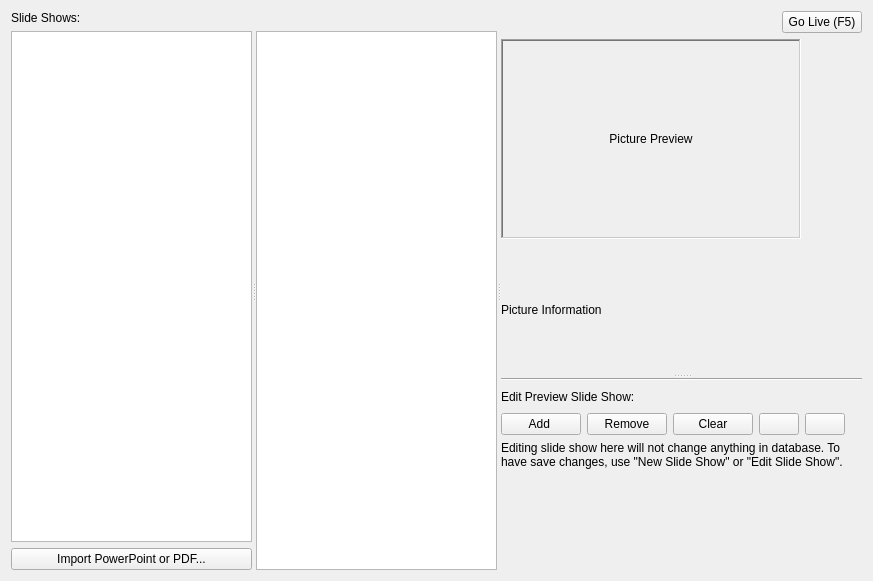
<?xml version="1.0" encoding="UTF-8"?>
<ui version="4.0">
 <class>PictureWidget</class>
 <widget class="QWidget" name="PictureWidget">
  <property name="geometry">
   <rect>
    <x>0</x>
    <y>0</y>
    <width>873</width>
    <height>581</height>
   </rect>
  </property>
  <property name="windowTitle">
   <string>Form</string>
  </property>
  <layout class="QVBoxLayout" name="verticalLayout_5">
   <item>
    <widget class="QSplitter" name="splitter_2">
     <property name="orientation">
      <enum>Qt::Horizontal</enum>
     </property>
     <widget class="QWidget" name="layoutWidget">
      <layout class="QVBoxLayout" name="verticalLayout_2">
       <item>
        <widget class="QLabel" name="label_3">
         <property name="text">
          <string>Slide Shows:</string>
         </property>
        </widget>
       </item>
       <item>
        <widget class="QListWidget" name="listWidgetSlideShow"/>
       </item>
       <item>
        <widget class="QPushButton" name="pushButtonImport">
         <property name="text">
          <string>Import PowerPoint or PDF...</string>
         </property>
         <property name="icon">
          <iconset resource="softprojector.qrc">
           <normaloff>:/icons/icons/add.png</normaloff>:/icons/icons/add.png</iconset>
         </property>
        </widget>
       </item>
      </layout>
     </widget>
     <widget class="QWidget" name="layoutWidget1">
      <layout class="QVBoxLayout" name="verticalLayout_4">
       <item>
        <widget class="QLabel" name="labelPreviewSlideShow">
         <property name="text">
          <string/>
         </property>
        </widget>
       </item>
       <item>
        <widget class="QListWidget" name="listWidgetSlides">
         <property name="iconSize">
          <size>
           <width>100</width>
           <height>100</height>
          </size>
         </property>
         <property name="spacing">
          <number>1</number>
         </property>
        </widget>
       </item>
      </layout>
     </widget>
     <widget class="QSplitter" name="splitter">
      <property name="orientation">
       <enum>Qt::Vertical</enum>
      </property>
      <widget class="QWidget" name="layoutWidget2">
       <layout class="QVBoxLayout" name="verticalLayout">
        <item>
         <layout class="QHBoxLayout" name="horizontalLayout_2">
          <item>
           <spacer name="horizontalSpacer">
            <property name="orientation">
             <enum>Qt::Horizontal</enum>
            </property>
            <property name="sizeHint" stdset="0">
             <size>
              <width>40</width>
              <height>20</height>
             </size>
            </property>
           </spacer>
          </item>
          <item>
           <widget class="QPushButton" name="pushButtonGoLive">
            <property name="text">
             <string>Go Live (F5)</string>
            </property>
            <property name="icon">
             <iconset resource="softprojector.qrc">
              <normaloff>:/icons/icons/go_live.png</normaloff>:/icons/icons/go_live.png</iconset>
            </property>
            <property name="shortcut">
             <string>F5</string>
            </property>
           </widget>
          </item>
         </layout>
        </item>
        <item>
         <widget class="QLabel" name="labelPreview">
          <property name="sizePolicy">
           <sizepolicy hsizetype="Fixed" vsizetype="Fixed">
            <horstretch>0</horstretch>
            <verstretch>0</verstretch>
           </sizepolicy>
          </property>
          <property name="minimumSize">
           <size>
            <width>300</width>
            <height>200</height>
           </size>
          </property>
          <property name="maximumSize">
           <size>
            <width>300</width>
            <height>200</height>
           </size>
          </property>
          <property name="frameShape">
           <enum>QFrame::WinPanel</enum>
          </property>
          <property name="frameShadow">
           <enum>QFrame::Sunken</enum>
          </property>
          <property name="text">
           <string>Picture Preview</string>
          </property>
          <property name="alignment">
           <set>Qt::AlignCenter</set>
          </property>
         </widget>
        </item>
        <item>
         <widget class="QLabel" name="labelPixInfo">
          <property name="text">
           <string>Picture Information</string>
          </property>
          <property name="wordWrap">
           <bool>true</bool>
          </property>
         </widget>
        </item>
       </layout>
      </widget>
      <widget class="QWidget" name="layoutWidget4">
       <layout class="QVBoxLayout" name="verticalLayout_3">
        <item>
         <widget class="Line" name="line">
          <property name="orientation">
           <enum>Qt::Horizontal</enum>
          </property>
         </widget>
        </item>
        <item>
         <layout class="QHBoxLayout" name="horizontalLayout_3">
          <item>
           <widget class="QLabel" name="label">
            <property name="text">
             <string>Edit Preview Slide Show:</string>
            </property>
           </widget>
          </item>
          <item>
           <spacer name="horizontalSpacer_2">
            <property name="orientation">
             <enum>Qt::Horizontal</enum>
            </property>
            <property name="sizeHint" stdset="0">
             <size>
              <width>40</width>
              <height>20</height>
             </size>
            </property>
           </spacer>
          </item>
         </layout>
        </item>
        <item>
         <layout class="QHBoxLayout" name="horizontalLayout">
          <item>
           <widget class="QPushButton" name="pushButtonAddImages">
            <property name="sizePolicy">
             <sizepolicy hsizetype="Minimum" vsizetype="Fixed">
              <horstretch>0</horstretch>
              <verstretch>0</verstretch>
             </sizepolicy>
            </property>
            <property name="text">
             <string>Add </string>
            </property>
            <property name="icon">
             <iconset resource="softprojector.qrc">
              <normaloff>:/icons/icons/add.png</normaloff>:/icons/icons/add.png</iconset>
            </property>
           </widget>
          </item>
          <item>
           <widget class="QPushButton" name="pushButtonRemoveImage">
            <property name="text">
             <string>Remove</string>
            </property>
            <property name="icon">
             <iconset resource="softprojector.qrc">
              <normaloff>:/icons/icons/remove.png</normaloff>:/icons/icons/remove.png</iconset>
            </property>
           </widget>
          </item>
          <item>
           <widget class="QPushButton" name="pushButtonClearImages">
            <property name="text">
             <string>Clear</string>
            </property>
            <property name="icon">
             <iconset resource="softprojector.qrc">
              <normaloff>:/icons/icons/remove_all.png</normaloff>:/icons/icons/remove_all.png</iconset>
            </property>
           </widget>
          </item>
          <item>
           <widget class="QPushButton" name="pushButtonMoveUp">
            <property name="text">
             <string/>
            </property>
            <property name="icon">
             <iconset resource="softprojector.qrc">
              <normaloff>:/icons/icons/up.png</normaloff>:/icons/icons/up.png</iconset>
            </property>
           </widget>
          </item>
          <item>
           <widget class="QPushButton" name="pushButtonMoveDown">
            <property name="text">
             <string/>
            </property>
            <property name="icon">
             <iconset resource="softprojector.qrc">
              <normaloff>:/icons/icons/down.png</normaloff>:/icons/icons/down.png</iconset>
            </property>
           </widget>
          </item>
          <item>
           <spacer name="horizontalSpacer_3">
            <property name="orientation">
             <enum>Qt::Horizontal</enum>
            </property>
            <property name="sizeHint" stdset="0">
             <size>
              <width>40</width>
              <height>20</height>
             </size>
            </property>
           </spacer>
          </item>
         </layout>
        </item>
        <item>
         <widget class="QLabel" name="label_2">
          <property name="text">
           <string>Editing slide show here will not change anything in database. To have save changes, use &quot;New Slide Show&quot; or &quot;Edit Slide Show&quot;. </string>
          </property>
          <property name="wordWrap">
           <bool>true</bool>
          </property>
         </widget>
        </item>
        <item>
         <spacer name="verticalSpacer">
          <property name="orientation">
           <enum>Qt::Vertical</enum>
          </property>
          <property name="sizeHint" stdset="0">
           <size>
            <width>20</width>
            <height>40</height>
           </size>
          </property>
         </spacer>
        </item>
       </layout>
      </widget>
     </widget>
    </widget>
   </item>
  </layout>
 </widget>
 <tabstops>
  <tabstop>listWidgetSlideShow</tabstop>
  <tabstop>listWidgetSlides</tabstop>
  <tabstop>pushButtonGoLive</tabstop>
  <tabstop>pushButtonAddImages</tabstop>
  <tabstop>pushButtonRemoveImage</tabstop>
  <tabstop>pushButtonClearImages</tabstop>
  <tabstop>pushButtonMoveUp</tabstop>
  <tabstop>pushButtonMoveDown</tabstop>
 </tabstops>
 <resources>
  <include location="softprojector.qrc"/>
 </resources>
 <connections/>
</ui>
